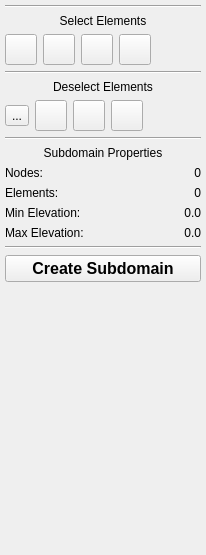
          <widget class="QWidget" name="createSubdomainPage">
           <property name="enabled">
            <bool>true</bool>
           </property>
           <property name="geometry">
            <rect>
             <x>0</x>
             <y>0</y>
             <width>206</width>
             <height>555</height>
            </rect>
           </property>
           <attribute name="label">
            <string>Create New Subdomain</string>
           </attribute>
           <layout class="QVBoxLayout" name="verticalLayout_7">
            <property name="leftMargin">
             <number>5</number>
            </property>
            <property name="topMargin">
             <number>5</number>
            </property>
            <property name="rightMargin">
             <number>5</number>
            </property>
            <property name="bottomMargin">
             <number>5</number>
            </property>
            <item>
             <layout class="QVBoxLayout" name="verticalLayout_5">
              <item>
               <widget class="Line" name="line_6">
                <property name="orientation">
                 <enum>Qt::Horizontal</enum>
                </property>
               </widget>
              </item>
              <item>
               <widget class="QLabel" name="selectElementsLabel">
                <property name="sizePolicy">
                 <sizepolicy hsizetype="Preferred" vsizetype="Preferred">
                  <horstretch>0</horstretch>
                  <verstretch>0</verstretch>
                 </sizepolicy>
                </property>
                <property name="text">
                 <string>Select Elements</string>
                </property>
                <property name="alignment">
                 <set>Qt::AlignCenter</set>
                </property>
               </widget>
              </item>
              <item>
               <layout class="QHBoxLayout" name="horizontalLayout_10">
                <item>
                 <widget class="QToolButton" name="selectElementSingle">
                  <property name="toolTip">
                   <string>Select individual elements (E)</string>
                  </property>
                  <property name="statusTip">
                   <string>Select individual elements (E)</string>
                  </property>
                  <property name="whatsThis">
                   <string>Select individual elements (E)</string>
                  </property>
                  <property name="text">
                   <string/>
                  </property>
                  <property name="icon">
                   <iconset resource="icons.qrc">
                    <normaloff>:/icons/images/icons/24_24/crosshair.png</normaloff>:/icons/images/icons/24_24/crosshair.png</iconset>
                  </property>
                  <property name="iconSize">
                   <size>
                    <width>24</width>
                    <height>24</height>
                   </size>
                  </property>
                 </widget>
                </item>
                <item>
                 <widget class="QToolButton" name="selectNodesCircle">
                  <property name="toolTip">
                   <string>Select elements by drawing a circle (C)</string>
                  </property>
                  <property name="statusTip">
                   <string>Select elements by drawing a circle (C)</string>
                  </property>
                  <property name="whatsThis">
                   <string>Select elements by drawing a circle (C)</string>
                  </property>
                  <property name="text">
                   <string/>
                  </property>
                  <property name="icon">
                   <iconset resource="icons.qrc">
                    <normaloff>:/icons/images/icons/24_24/circle.png</normaloff>:/icons/images/icons/24_24/circle.png</iconset>
                  </property>
                  <property name="iconSize">
                   <size>
                    <width>24</width>
                    <height>24</height>
                   </size>
                  </property>
                 </widget>
                </item>
                <item>
                 <widget class="QToolButton" name="selectNodesSquare">
                  <property name="toolTip">
                   <string>Select elements by drawing a rectangle (R)</string>
                  </property>
                  <property name="statusTip">
                   <string>Select elements by drawing a rectangle (R)</string>
                  </property>
                  <property name="whatsThis">
                   <string>Select elements by drawing a rectangle (R)</string>
                  </property>
                  <property name="text">
                   <string/>
                  </property>
                  <property name="icon">
                   <iconset resource="icons.qrc">
                    <normaloff>:/icons/images/icons/24_24/square.png</normaloff>:/icons/images/icons/24_24/square.png</iconset>
                  </property>
                  <property name="iconSize">
                   <size>
                    <width>24</width>
                    <height>24</height>
                   </size>
                  </property>
                 </widget>
                </item>
                <item>
                 <widget class="QToolButton" name="selectNodeSingle">
                  <property name="minimumSize">
                   <size>
                    <width>0</width>
                    <height>0</height>
                   </size>
                  </property>
                  <property name="maximumSize">
                   <size>
                    <width>16777215</width>
                    <height>16777215</height>
                   </size>
                  </property>
                  <property name="toolTip">
                   <string>Select elements by drawing a polygon (S)</string>
                  </property>
                  <property name="statusTip">
                   <string>Select elements by drawing a polygon (S)</string>
                  </property>
                  <property name="whatsThis">
                   <string>Select elements by drawing a polygon (S)</string>
                  </property>
                  <property name="text">
                   <string/>
                  </property>
                  <property name="icon">
                   <iconset resource="icons.qrc">
                    <normaloff>:/icons/images/icons/24_24/polygon.png</normaloff>:/icons/images/icons/24_24/polygon.png</iconset>
                  </property>
                  <property name="iconSize">
                   <size>
                    <width>24</width>
                    <height>24</height>
                   </size>
                  </property>
                 </widget>
                </item>
                <item>
                 <spacer name="horizontalSpacer_2">
                  <property name="orientation">
                   <enum>Qt::Horizontal</enum>
                  </property>
                  <property name="sizeType">
                   <enum>QSizePolicy::Expanding</enum>
                  </property>
                  <property name="sizeHint" stdset="0">
                   <size>
                    <width>40</width>
                    <height>20</height>
                   </size>
                  </property>
                 </spacer>
                </item>
               </layout>
              </item>
              <item>
               <widget class="Line" name="line">
                <property name="orientation">
                 <enum>Qt::Horizontal</enum>
                </property>
               </widget>
              </item>
              <item>
               <widget class="QLabel" name="deselectElementsLabel">
                <property name="text">
                 <string>Deselect Elements</string>
                </property>
                <property name="alignment">
                 <set>Qt::AlignCenter</set>
                </property>
               </widget>
              </item>
              <item>
               <layout class="QHBoxLayout" name="horizontalLayout_12">
                <item>
                 <widget class="QToolButton" name="deselectElementSingle">
                  <property name="toolTip">
                   <string>Deselect individual elements (Shift + E)</string>
                  </property>
                  <property name="statusTip">
                   <string>Deselect individual elements (Shift + E)</string>
                  </property>
                  <property name="whatsThis">
                   <string>Deselect individual elements (Shift + E)</string>
                  </property>
                  <property name="text">
                   <string>...</string>
                  </property>
                  <property name="icon">
                   <iconset resource="icons.qrc">
                    <normaloff>:/icons/images/icons/24_24/crosshair.png</normaloff>:/icons/images/icons/24_24/crosshair.png</iconset>
                  </property>
                  <property name="iconSize">
                   <size>
                    <width>24</width>
                    <height>24</height>
                   </size>
                  </property>
                 </widget>
                </item>
                <item>
                 <widget class="QToolButton" name="deselectElementCircle">
                  <property name="toolTip">
                   <string>Deselect elements by drawing a circle (Shift + C)</string>
                  </property>
                  <property name="statusTip">
                   <string>Deselect elements by drawing a circle (Shift + C)</string>
                  </property>
                  <property name="whatsThis">
                   <string>Deselect elements by drawing a circle (Shift + C)</string>
                  </property>
                  <property name="text">
                   <string/>
                  </property>
                  <property name="icon">
                   <iconset resource="icons.qrc">
                    <normaloff>:/icons/images/icons/24_24/circle.png</normaloff>:/icons/images/icons/24_24/circle.png</iconset>
                  </property>
                  <property name="iconSize">
                   <size>
                    <width>24</width>
                    <height>24</height>
                   </size>
                  </property>
                 </widget>
                </item>
                <item>
                 <widget class="QToolButton" name="deselectElementSquare">
                  <property name="toolTip">
                   <string>Deselect elements by drawing a rectangle (Shift + R)</string>
                  </property>
                  <property name="statusTip">
                   <string>Deselect elements by drawing a rectangle (Shift + R)</string>
                  </property>
                  <property name="whatsThis">
                   <string>Deselect elements by drawing a rectangle (Shift + R)</string>
                  </property>
                  <property name="text">
                   <string/>
                  </property>
                  <property name="icon">
                   <iconset resource="icons.qrc">
                    <normaloff>:/icons/images/icons/24_24/square.png</normaloff>:/icons/images/icons/24_24/square.png</iconset>
                  </property>
                  <property name="iconSize">
                   <size>
                    <width>24</width>
                    <height>24</height>
                   </size>
                  </property>
                 </widget>
                </item>
                <item>
                 <widget class="QToolButton" name="deselectElementPolygon">
                  <property name="toolTip">
                   <string>Deselect elements by drawing a polygon (Shift + S)</string>
                  </property>
                  <property name="statusTip">
                   <string>Deselect elements by drawing a polygon (Shift + S)</string>
                  </property>
                  <property name="whatsThis">
                   <string>Deselect elements by drawing a polygon (Shift + S)</string>
                  </property>
                  <property name="text">
                   <string/>
                  </property>
                  <property name="icon">
                   <iconset resource="icons.qrc">
                    <normaloff>:/icons/images/icons/24_24/polygon.png</normaloff>:/icons/images/icons/24_24/polygon.png</iconset>
                  </property>
                  <property name="iconSize">
                   <size>
                    <width>24</width>
                    <height>24</height>
                   </size>
                  </property>
                 </widget>
                </item>
                <item>
                 <spacer name="horizontalSpacer_3">
                  <property name="orientation">
                   <enum>Qt::Horizontal</enum>
                  </property>
                  <property name="sizeHint" stdset="0">
                   <size>
                    <width>40</width>
                    <height>20</height>
                   </size>
                  </property>
                 </spacer>
                </item>
               </layout>
              </item>
              <item>
               <widget class="Line" name="line_7">
                <property name="orientation">
                 <enum>Qt::Horizontal</enum>
                </property>
               </widget>
              </item>
              <item>
               <widget class="QLabel" name="label_3">
                <property name="text">
                 <string>Subdomain Properties</string>
                </property>
                <property name="alignment">
                 <set>Qt::AlignCenter</set>
                </property>
               </widget>
              </item>
              <item>
               <layout class="QGridLayout" name="gridLayout">
                <item row="2" column="0">
                 <widget class="QLabel" name="label_8">
                  <property name="sizePolicy">
                   <sizepolicy hsizetype="Expanding" vsizetype="Preferred">
                    <horstretch>0</horstretch>
                    <verstretch>0</verstretch>
                   </sizepolicy>
                  </property>
                  <property name="text">
                   <string>Min Elevation:</string>
                  </property>
                 </widget>
                </item>
                <item row="1" column="1">
                 <widget class="QLabel" name="createNumElementsSelected">
                  <property name="text">
                   <string>0</string>
                  </property>
                  <property name="alignment">
                   <set>Qt::AlignRight|Qt::AlignTrailing|Qt::AlignVCenter</set>
                  </property>
                 </widget>
                </item>
                <item row="1" column="0">
                 <widget class="QLabel" name="label_4">
                  <property name="sizePolicy">
                   <sizepolicy hsizetype="Expanding" vsizetype="Preferred">
                    <horstretch>0</horstretch>
                    <verstretch>0</verstretch>
                   </sizepolicy>
                  </property>
                  <property name="text">
                   <string>Elements:</string>
                  </property>
                 </widget>
                </item>
                <item row="0" column="0">
                 <widget class="QLabel" name="label_5">
                  <property name="sizePolicy">
                   <sizepolicy hsizetype="Expanding" vsizetype="Preferred">
                    <horstretch>0</horstretch>
                    <verstretch>0</verstretch>
                   </sizepolicy>
                  </property>
                  <property name="text">
                   <string>Nodes:</string>
                  </property>
                 </widget>
                </item>
                <item row="0" column="1">
                 <widget class="QLabel" name="createNumNodesSelected">
                  <property name="text">
                   <string>0</string>
                  </property>
                  <property name="alignment">
                   <set>Qt::AlignRight|Qt::AlignTrailing|Qt::AlignVCenter</set>
                  </property>
                 </widget>
                </item>
                <item row="3" column="0">
                 <widget class="QLabel" name="label_9">
                  <property name="sizePolicy">
                   <sizepolicy hsizetype="Expanding" vsizetype="Preferred">
                    <horstretch>0</horstretch>
                    <verstretch>0</verstretch>
                   </sizepolicy>
                  </property>
                  <property name="text">
                   <string>Max Elevation:</string>
                  </property>
                 </widget>
                </item>
                <item row="2" column="1">
                 <widget class="QLabel" name="createMinElevation">
                  <property name="text">
                   <string>0.0</string>
                  </property>
                  <property name="alignment">
                   <set>Qt::AlignRight|Qt::AlignTrailing|Qt::AlignVCenter</set>
                  </property>
                 </widget>
                </item>
                <item row="3" column="1">
                 <widget class="QLabel" name="createMaxElevation">
                  <property name="text">
                   <string>0.0</string>
                  </property>
                  <property name="alignment">
                   <set>Qt::AlignRight|Qt::AlignTrailing|Qt::AlignVCenter</set>
                  </property>
                 </widget>
                </item>
               </layout>
              </item>
              <item>
               <widget class="Line" name="line_2">
                <property name="orientation">
                 <enum>Qt::Horizontal</enum>
                </property>
               </widget>
              </item>
              <item>
               <widget class="QPushButton" name="createSubdomainButton">
                <property name="font">
                 <font>
                  <pointsize>12</pointsize>
                  <weight>75</weight>
                  <bold>true</bold>
                 </font>
                </property>
                <property name="text">
                 <string>Create Subdomain</string>
                </property>
               </widget>
              </item>
              <item>
               <spacer name="verticalSpacer">
                <property name="orientation">
                 <enum>Qt::Vertical</enum>
                </property>
                <property name="sizeHint" stdset="0">
                 <size>
                  <width>20</width>
                  <height>40</height>
                 </size>
                </property>
               </spacer>
              </item>
             </layout>
            </item>
           </layout>
          </widget>
